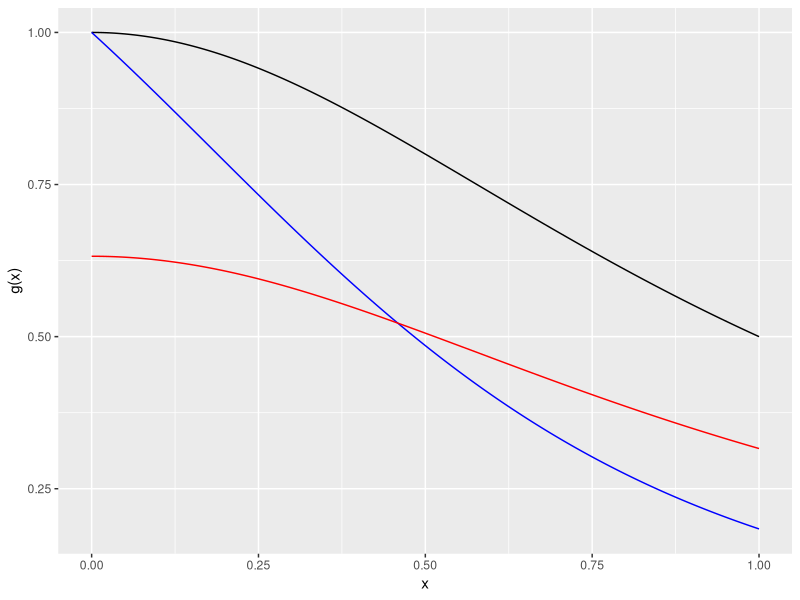

Write the R code that produced this figure.
## ------------------------------------------
library(ggplot2)
library(dplyr)
library(tidyr)
set.seed(100)

f <- function(x) {
  dexp(x, 1)
}

g <- function(x) {
  1/(1 + x^2) * (x <= 1)
}

phi_a <- function(x) {
  dunif(x, 0, 1)
}

phi_b <- function(x) {
  exp(-x)/(1 - exp(-1)) * (x <= 1 & x >= 0)
}

x <- seq(0, 1, length.out = 1000)

ggplot() +
  geom_line(aes(x, g(x))) +
  geom_line(aes(x, f(x) * g(x)/phi_a(x)), colour = "blue") +
  geom_line(aes(x, f(x) * g(x)/phi_b(x)), colour = "red")


## option 1
m <- 5000
sample_1 <- rexp(m, 1)
theta_hat_1 <- mean(g(sample_1))

## option 2
sample_2 <- runif(m, 0, 1)
theta_hat_2 <- mean(g(sample_2) * f(sample_2)/phi_a(sample_2))

## option 3
u <- runif(m)
sample_3 <- -log(1 - u * (1 - exp(-1)))
theta_hat_3 <- mean(g(sample_3) * f(sample_3)/phi_b(sample_3))


theta_hat_1
theta_hat_2
theta_hat_3

h <- function(x) {
  f(x) * g(x)
}
integrate(h, lower = 0, upper = 1)
